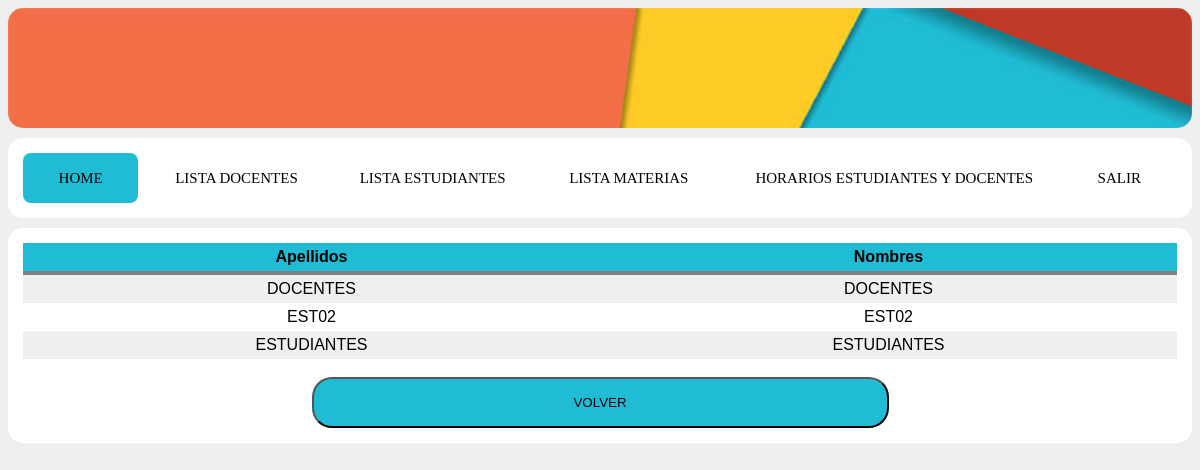
Screenshot of /admin/lista_estudiantes.php?id=1 (signed in) with the database file from the repository.
### tables this page shows
CREATE TABLE `informacion` (
  `inf_id` int(10) UNSIGNED NOT NULL,
  `inf_tido_id` int(10) UNSIGNED NOT NULL,
  `inf_documento` varchar(30) NOT NULL,
  `inf_nombres` varchar(30) DEFAULT NULL,
  `inf_apellidos` varchar(30) DEFAULT NULL,
  `inf_correo` varchar(150) DEFAULT NULL,
  `inf_usu_id` int(10) UNSIGNED NOT NULL,
  `inf_rol_id` int(10) UNSIGNED NOT NULL,
  `inf_car_id` int(10) UNSIGNED NOT NULL
);

### bd/conexion.php (called while the page is built, shortened)
<?php
class basedatos{
private $con;
private $dbequipo='localhost';
private $dbusuario='root';
private $dbclave='';
private $dbnombre='db-proyecto01';
public function conectar(){
	$this->con = mysqli_connect($this->dbequipo, $this->dbusuario, $this->dbclave, $this->dbnombre);
}
public function lista_estudiantes_d($inma_mat_id,$inma_inf_id){
	$sql = "SELECT informacion.inf_nombres AS nombres,informacion.inf_apellidos AS apellidos FROM informacion INNER JOIN informacion_materia ON informacion_materia.inma_inf_id = informacion.inf_id WHERE informacion_materia.inma_mat_id = '$inma_mat_id' AND (NOT informacion_materia.inma_inf_id = '$inma_inf_id') ORDER BY informacion.inf_apellidos;";
	$res = mysqli_query($this->con, $sql);
	return $res;
}
}
?>

### admin/lista_estudiantes.php (the view, shortened to what this page needs)
<?php
include ('../bd/conexion.php');
$inma_inf_id = $_SESSION['id_docentess'];
$listm = new basedatos();
$inma_mat_id=intval($_GET['id']);
?>
<!DOCTYPE html>
<html>
<head>
    <link rel="stylesheet" type="text/css" href="../css/estilos.css" >
</head>
<body>
    <div class="section" id="header">
    </div>
    <div class="section">
        <nav class="menu">
            <a href="admin.php">Home</a>
            <a href="lista_usuarios_d.php">Lista Docentes</a>
            <a href="lista_usuarios_e.php">Lista Estudiantes</a>
            <a href="lista_materias.php">lista Materias</a>
            <a href="lista_estudiantes-docentes.php">Horarios Estudiantes y docentes</a>
            <a href="../salir.php">Salir</a>
            <div class="animation start-home"></div>
        </nav>
    </div>
    <div class="section">
        <table class="tablahi">
            <thead>
                <tr>
                    <th>Apellidos</th>
                    <th>Nombres</th>
                </tr>
            </thead>
            <tbody>
                <?php
                $listado=$listm->lista_estudiantes_d($inma_mat_id,$inma_inf_id);
                while ($row=mysqli_fetch_object($listado)){
                    $apellidos=$row->apellidos;
                    $nombres=$row->nombres;
                    ?>
                    <tr>
                        <td><center><?php echo $apellidos;?></center></td>
                        <td><center><?php echo $nombres;?></center></td>
                    </tr>
                    <?php
                }
                ?>
            </tbody>
        </table><br>
        <center>
            <button type="button" class="button" onclick="window.location.href = 'lista_materias_d.php?id=<?php echo $inma_inf_id; ?>'">VOLVER</button>
        </center>
    </div>
</body>
</html>

### css/estilos.css (style rules this page uses)
body { background-color: #efefef; overflow: auto; font-family: Arial; }
.section { background-color: #fff; padding: 15px; margin-bottom: 10px; border-radius: 15px; overflow: hidden; }
#header { background-size: cover; background-image: url(../img/header.jpg); height: 90px; }
.button { background: #20bcd5; border-radius: 20px ; color: black; cursor: pointer; width: 50%; height: 50.5px; }
.tablahi { background-color: #efefef; border-collapse: collapse; width: 100%; }
th, td { padding: 5px; }
thead { background-color: #20bcd5; border-bottom: solid 4px grey; }
tr:nth-child(even) { background-color: white; }
.menu { position: relative; background-color: #fff; border-radius: 8px; font-size: 0; }
.menu a { line-height: 50px; height: 100%; font-size: 15px; display: inline-block; position: relative; z-index: 1; text-decoration: none; text-transform: uppercase; text-align: center; color: black; cursor: pointer; }
.menu .animation { position: absolute; height: 100%; top: 0; z-index: 0; transition: all .5s ease 0s; border-radius: 8px; }
a:nth-child(1) { width: 10%; font-family: 'Cherry Swash', cursive; }
a:nth-child(2) { width: 17%; font-family: 'Cherry Swash', cursive; }
a:nth-child(3) { width: 17%; font-family: 'Cherry Swash', cursive; }
a:nth-child(4) { width: 17%; font-family: 'Cherry Swash', cursive; }
a:nth-child(5) { width: 29%; font-family: 'Cherry Swash', cursive; }
a:nth-child(6) { width: 10%; font-family: 'Cherry Swash', cursive; }
.menu .start-home, a:nth-child(1):hover~.animation { width: 10%; left: 0; background-color: #20bcd5; color: white; }

### rows the page displays
informacion: inf_apellidos "DOCENTES", inf_nombres "DOCENTES"
informacion: inf_apellidos "EST02", inf_nombres "EST02"
informacion: inf_apellidos "ESTUDIANTES", inf_nombres "ESTUDIANTES"
